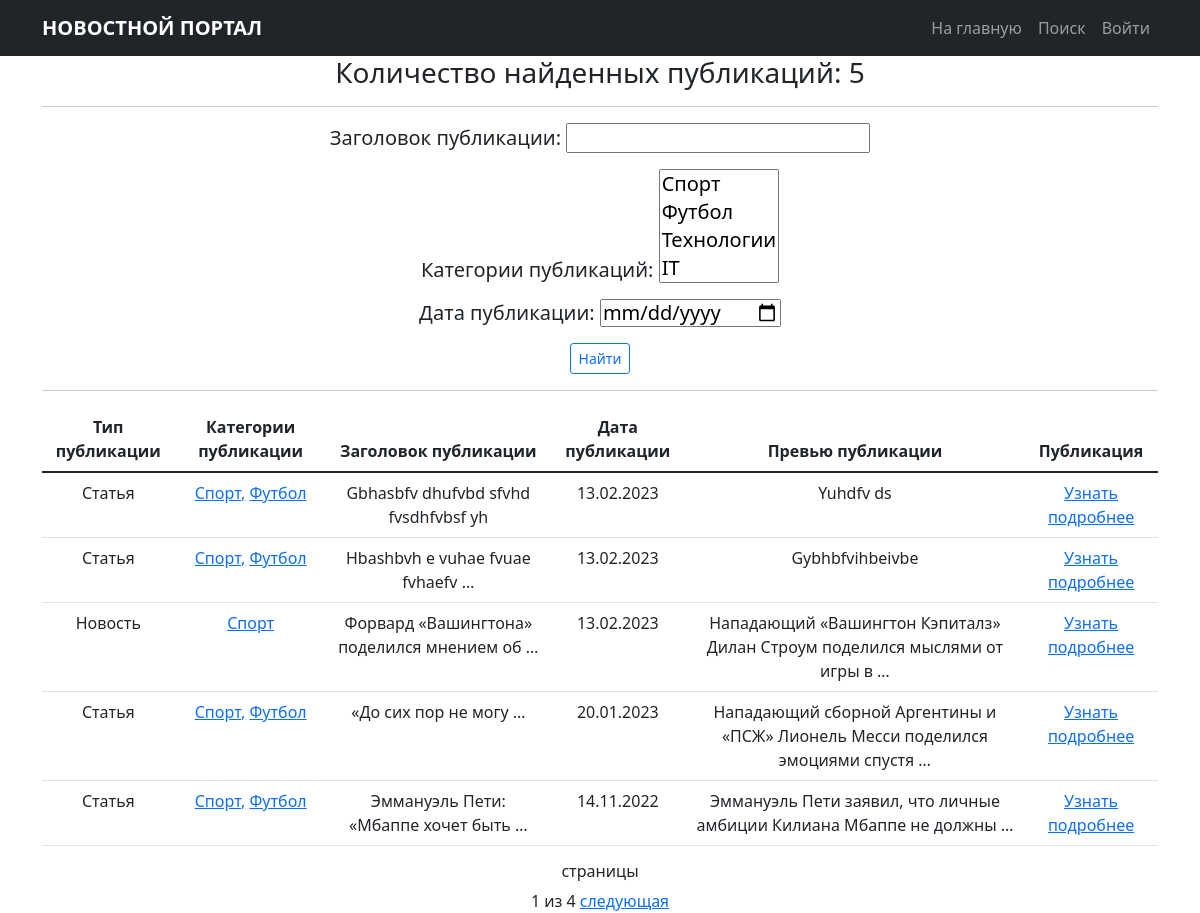
The app's page /news/search/ with its own data.
### news/models.py (models this page shows, shortened)
class Category(models.Model):
    categories = models.CharField(max_length=255,
                                  unique=True)
    subscribers = models.ManyToManyField(User,
                                         related_name='sub_categories',
                                         through='SubscribeCategories')
    def __str__(self):
        return f'{self.categories}'

class Post(models.Model):
    posts = 'PT'
    news = 'NS'
    TYPES = [
        (posts, 'Статья'),
        (news, 'Новость')
    ]
    postsOrNews = models.CharField(max_length=2,
                                   choices=TYPES,
                                   default=posts)
    timeIn = models.DateTimeField(auto_now_add=True)
    header = models.CharField(max_length=128)
    text = models.TextField()
    rating = models.IntegerField(default=0)
    postAuthor = models.ForeignKey(Author,
                                   on_delete=models.CASCADE)
    postCategories = models.ManyToManyField(Category,
                                            through='PostCategory')

### news/views.py (the view)
# urls.py: path('search/', PostSearch.as_view(), name='news_search'),
class PostSearch(ListView):
    model = Post
    ordering = '-timeIn'
    template_name = 'newsSearch.html'
    context_object_name = 'news'
    paginate_by = 5
    def get_queryset(self):
        queryset = super().get_queryset()
        self.filterset = PostFilter(self.request.GET, queryset)
        return self.filterset.qs
    def get_context_data(self, **kwargs):
        context = super().get_context_data(**kwargs)
        context['filterset'] = self.filterset
        return context

### news/templatetags/custom_filter.py (called while the page is built, shortened)
@register.filter()
def censor(value: str, symbol='*'):
    bad_words = [
        'матч',
        'Челси',
        'осень',
        'игроки',
        'атаки',
        'реализация',
        'диск',
        'выдерживать',
        'корпус',
        'производитель',
        'один',
        'клуб',
        'уникальный',
        'клавиатура',
        'сбор',
        'защитник',
    ]
    if not isinstance(value, str):
        raise TypeError('Переменная должна быть строкового типа!')
    badwords_in_text = set(value.lower().split()) & set(bad_words)
    return value

### news/templatetags/custom_tags.py (called while the page is built)
@register.simple_tag(takes_context=True)
def url_replace(context, **kwargs):
    d = context['request'].GET.copy()
    for k, v in kwargs.items():
        d[k] = v
    return d.urlencode()

### templates/newsSearch.html (shortened to what this page needs)
{% extends 'flatpages/default.html' %}
{% load custom_filter %}
{% load custom_tags %}
{% block content %}
    <h3>
        <td>Количество найденных публикаций: </td>
        {{ news | length }}
    </h3>
    <hr>
        <form action="" method="get">
            <h5>{{ filterset.form.as_p }}</h5>
            <input type="submit" class="btn btn-outline-primary btn-sm" value="Найти" />
        </form>
    <hr>
    {% if news %}
        <table class="table">
            <thead>
                <tr>
                    <th scope="col">Тип публикации</th>
                    <th scope="col">Категории публикации</th>
                    <th scope="col">Заголовок публикации</th>
                    <th scope="col">Дата публикации</th>
                    <th scope="col">Превью публикации</th>
                    <th scope="col">Публикация</th>
                </tr>
            </thead>
            <tbody>
            {% for post in news %}
                <tr>
                    <td>{{ post.get_postsOrNews_display }}</td>
                    <td>
                        {% for category in post.postCategories.all %}
                            {% if not forloop.last %}
                                <a href="{% url 'category_list' category.id %}">{{ category.categories }},</a>
                            {% else %}
                                <a href="{% url 'category_list' category.id %}">{{ category.categories }}</a>
                            {% endif %}
                        {% endfor %}
                    </td>
                    <td>{{ post.header|truncatewords:5|censor }}</td>
                    <td>{{ post.timeIn|date:'d.m.Y'}}</td>
                    <td>{{ post.text|truncatewords:10|censor }}</td>
                    <td><a href="{% url 'news_detail' post.id %}">Узнать подробнее</a></td>
                </tr>
            {% endfor %}
            </tbody>
        </table>
    {% else %}
        <h2>Публикации не найдены</h2>
    {% endif %}
    <h6>страницы</h6>
    {{ page_obj.number }} из {{ page_obj.paginator.num_pages }}
    {% if page_obj.has_next %}
        <a href="?{% url_replace page=page_obj.next_page_number %}">следующая</a>
    {% endif %}
{% endblock content %}

### records on screen
Category: categories "Спорт / Футбол / Технологии / IT", categories "Спорт"
Post: postsOrNews "Статья", header|censor "Gbhasbfv dhufvbd sfvhd fvsdhfvbsf yh", timeIn "13.02.2023", text|censor "Yuhdfv ds"
Category: categories "Футбол"
Post: postsOrNews "Статья", header|censor "Hbashbvh e vuhae fvuae fvhaefv …", timeIn "13.02.2023", text|censor "Gybhbfvihbeivbe"
Post: postsOrNews "Новость", header|censor "Форвард «Вашингтона» поделился мнением об …", timeIn "13.02.2023", text|censor "Нападающий «Вашингтон Кэпиталз» Дилан Строум поделился мыслями от игры в …"
Post: postsOrNews "Статья", header|censor "«До сих пор не могу …", timeIn "20.01.2023", text|censor "Нападающий сборной Аргентины и «ПСЖ» Лионель Месси поделился эмоциями спустя …"
Post: postsOrNews "Статья", header|censor "Эммануэль Пети: «Мбаппе хочет быть …", timeIn "14.11.2022", text|censor "Эммануэль Пети заявил, что личные амбиции Килиана Мбаппе не должны …"

### other values on screen
{{ news | length }} "5"
{{ page_obj.number }} "1"
{{ page_obj.paginator.num_pages }} "4"
